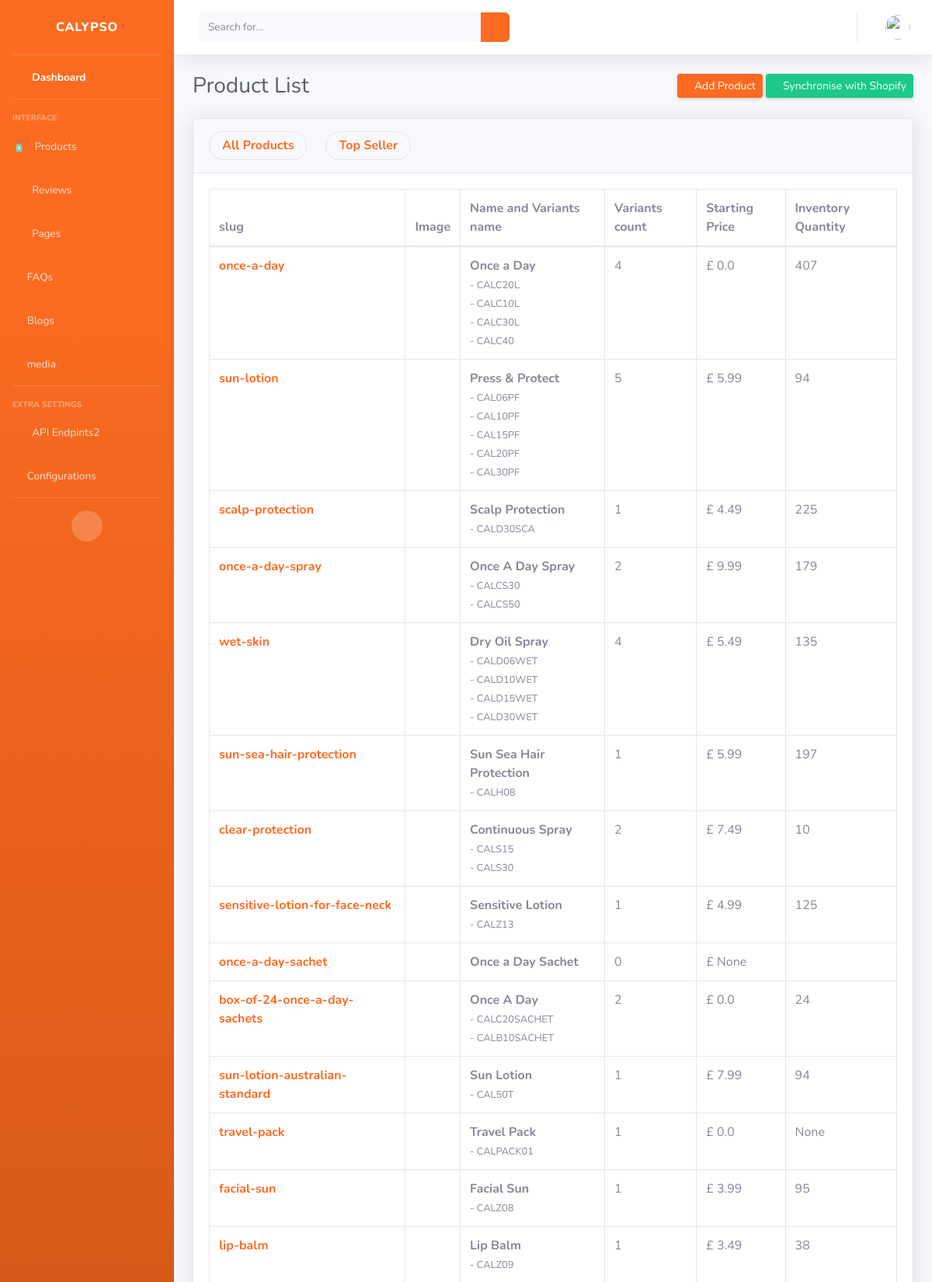
Screenshot of /dashboard/products/ (signed in, upper part) with the database file from the repository.
### product/models.py (models this page shows, shortened)
class Product(models.Model):
    name = models.CharField(_('name'), max_length=300)
    sub_title = models.CharField(_('sub title'), max_length=300)
    slug = models.SlugField(_("slug"), unique=True)
    description = models.TextField(blank=True, null=True)
    direction_of_use = models.TextField(blank=True, null=True)
    tags = models.ManyToManyField("Tag", verbose_name=_("tags"), blank=True)
    keyword = models.ManyToManyField("Keyword", verbose_name=_("keywords"), blank=True)
    types = models.ManyToManyField(
        "ProductType", verbose_name=_("types"), blank=True)
    top_seller = models.BooleanField(default=False)
    @property
    def all_images(self):
        return ProductImage.objects.filter(variant__product=self)
    @property
    def lowest_variant_price(self):
        list_of_prices = []
        for variant in self.variants.all():
            list_of_prices.append(variant.price)
        try:
            lowest_price = min(float(sub) for sub in list_of_prices)
        except:
            lowest_price = None
        return lowest_price
    @property
    def main_image(self):
        try:
            main_image = self.all_images.first().get_absolute_image_url
        except:
            main_image = None
        return main_image

class ProductVariant(models.Model):
    sku = models.CharField(max_length=100, blank=True, unique=True)
    product = models.ForeignKey(
        "Product", null=True, on_delete=models.CASCADE, related_name="variants")
    name = models.CharField(max_length=255, null=True, blank=True, default="")
    size = models.CharField(max_length=355, blank=True)
    shopify_rest_variant_id = models.CharField(
        max_length=355, blank=True, null=True)
    shopify_storefront_variant_id = models.CharField(
        max_length=355, blank=True, null=True)
    date_first_available = models.DateField(
        auto_now=False, auto_now_add=False, null=True, blank=True)
    date_last_modified = models.DateField(
        auto_now=True, null=True, blank=True)
    claims = models.TextField(blank=True, null=True)
    ingredients = models.ManyToManyField(
        "Ingredient", verbose_name=_("ingredients"))
    discontinued = models.BooleanField(default=False)
    size = models.CharField(max_length=200, null=True, blank=True)
    rrp = models.FloatField(blank=True, null=True)
    price = models.FloatField(blank=True, null=True, default=0)
    inventory_quantity = models.IntegerField(blank=True, null=True)

### dashboard/views.py (the view)
# urls.py: path('products/', views.products, name="products"),
@staff_required(login_url="/login")
def products(request):
    product = Product.objects.all()
    top_seller = request.GET.get('top', None)
    if top_seller is not None and top_seller.lower() == "yes":
        product = product.filter(top_seller=True)
    context = {
        "products": product
    }
    return render(request, "dashboard/products/products.html", context=context)

### dashboard/views.py (called while the page is built)
def staff_required(login_url=None, *args, **kwargs):
    return user_passes_test(lambda u: u.is_staff, login_url=login_url)

### product/models.py (called while the page is built)
    @property
    def get_absolute_image_url(self):
        request = None
        return "{0}{1}".format(get_current_site(request).domain, self.image.url)

### templates/dashboard/products/products.html (shortened to what this page needs)
{% extends "dashboard/admin-base.html" %} {% load static %}
{% load thumbnail %}
{% block content %}
<div class="container-fluid">
  <div class="d-sm-flex align-items-center justify-content-between mb-4">
    <h1 class="h3 mb-0 text-gray-800">Product List</h1>
    <div>
      <a
        href="{% url "dashboard:product-create" %}"
        class="d-none d-sm-inline-block btn btn-sm btn-primary shadow-sm"
      >
        <i class="fas fa-plus fa-sm text-white-50"></i>
        Add Product
      </a>
      <a
        href="{% url "dashboard:shopify-sync" %}"
        class="d-none d-sm-inline-block btn btn-sm btn-success shadow-sm"
      >
        <i class="fas fa-sync fa-sm text-white-50"></i>
        Synchronise with Shopify
      </a>
    </div>
  </div>
  <div class="card shadow mb-4">
    <div class="card-header py-3">
      <a href="{% url "dashboard:products" %}" style="float:left;" class="nav-link mr-4 panel-tab">
      <h6 class="m-0 font-weight-bold text-primary">All Products</h6>
      </a>
      <a href="{% url "dashboard:products" %}?top=yes" style="float:left;" class="nav-link mr-4 panel-tab">
      <h6 class="m-0 font-weight-bold text-primary">Top Seller</h6>
      </a>
    </div>
    <div class="card-body">
      <div class="table-responsive">
        <table
          class="table table-bordered table-hover"
          id="dataTable"
          width="100%"
          cellspacing="0"
        >
          <thead>
            <tr>
              <th scope="col">slug</th>
              <th scope="col">Image</th>
              <th scope="col">Name and Variants name</th>
              <th scope="col">Variants count</th>
              <th scope="col">Starting Price</th>
              <th scope="col">Inventory Quantity</th>
            </tr>
          </thead>
          <tbody>
            {% for product in products %}
            <tr>
              <th scope="row"><a href="{% url "dashboard:product-edit" product.slug %}">{{ product.slug }}</a></th>
              <td>
              </td>
              <td>
                <strong>{{ product.name }}</strong><br />
                {% for variant in product.variants.all %}
                <small
                  >{{ variant_name}}  -
                  {{variant.sku}}</small
                ><br />
                {% endfor %}
              </td>
              <td>
                {{ product.variants.count }}
              </td>
              <td>£ {{ product.lowest_variant_price }}</td>
              <td>{{ product.variants.first.inventory_quantity }}</td>
            </tr>
            {% endfor %}
          </tbody>
        </table>
      </div>
    </div>
  </div>
</div>
{% endblock %}

### rows the page displays
Product: slug "once-a-day", name "Once a Day", variants.count "4", lowest_variant_price "0.0", variants.first.inventory_quantity "407"
ProductVariant: sku "CALC20L"
ProductVariant: sku "CALC10L"
ProductVariant: sku "CALC30L"
ProductVariant: sku "CALC40"
Product: slug "sun-lotion", name "Press & Protect", variants.count "5", lowest_variant_price "5.99", variants.first.inventory_quantity "94"
ProductVariant: sku "CAL06PF"
ProductVariant: sku "CAL10PF"
ProductVariant: sku "CAL15PF"
ProductVariant: sku "CAL20PF"
ProductVariant: sku "CAL30PF"
Product: slug "scalp-protection", name "Scalp Protection", variants.count "1", lowest_variant_price "4.49", variants.first.inventory_quantity "225"
ProductVariant: sku "CALD30SCA"
Product: slug "once-a-day-spray", name "Once A Day Spray", variants.count "2", lowest_variant_price "9.99", variants.first.inventory_quantity "179"
ProductVariant: sku "CALCS30"
ProductVariant: sku "CALCS50"
Product: slug "wet-skin", name "Dry Oil Spray", variants.count "4", lowest_variant_price "5.49", variants.first.inventory_quantity "135"
ProductVariant: sku "CALD06WET"
ProductVariant: sku "CALD10WET"
ProductVariant: sku "CALD15WET"
ProductVariant: sku "CALD30WET"
Product: slug "sun-sea-hair-protection", name "Sun Sea Hair Protection", variants.count "1", lowest_variant_price "5.99", variants.first.inventory_quantity "197"
ProductVariant: sku "CALH08"
Product: slug "clear-protection", name "Continuous Spray", variants.count "2", lowest_variant_price "7.49", variants.first.inventory_quantity "10"
ProductVariant: sku "CALS15"
ProductVariant: sku "CALS30"
Product: slug "sensitive-lotion-for-face-neck", name "Sensitive Lotion", variants.count "1", lowest_variant_price "4.99", variants.first.inventory_quantity "125"
ProductVariant: sku "CALZ13"
Product: slug "once-a-day-sachet", name "Once a Day Sachet", variants.count "0", lowest_variant_price "None"
Product: slug "box-of-24-once-a-day-sachets", name "Once A Day", variants.count "2", lowest_variant_price "0.0", variants.first.inventory_quantity "24"
ProductVariant: sku "CALC20SACHET"
ProductVariant: sku "CALB10SACHET"
Product: slug "sun-lotion-australian-standard", name "Sun Lotion", variants.count "1", lowest_variant_price "7.99", variants.first.inventory_quantity "94"
ProductVariant: sku "CAL50T"
Product: slug "travel-pack", name "Travel Pack", variants.count "1", lowest_variant_price "0.0", variants.first.inventory_quantity "None"
ProductVariant: sku "CALPACK01"
Product: slug "facial-sun", name "Facial Sun", variants.count "1", lowest_variant_price "3.99", variants.first.inventory_quantity "95"
ProductVariant: sku "CALZ08"
Product: slug "lip-balm", name "Lip Balm", variants.count "1", lowest_variant_price "3.49", variants.first.inventory_quantity "38"
ProductVariant: sku "CALZ09"
